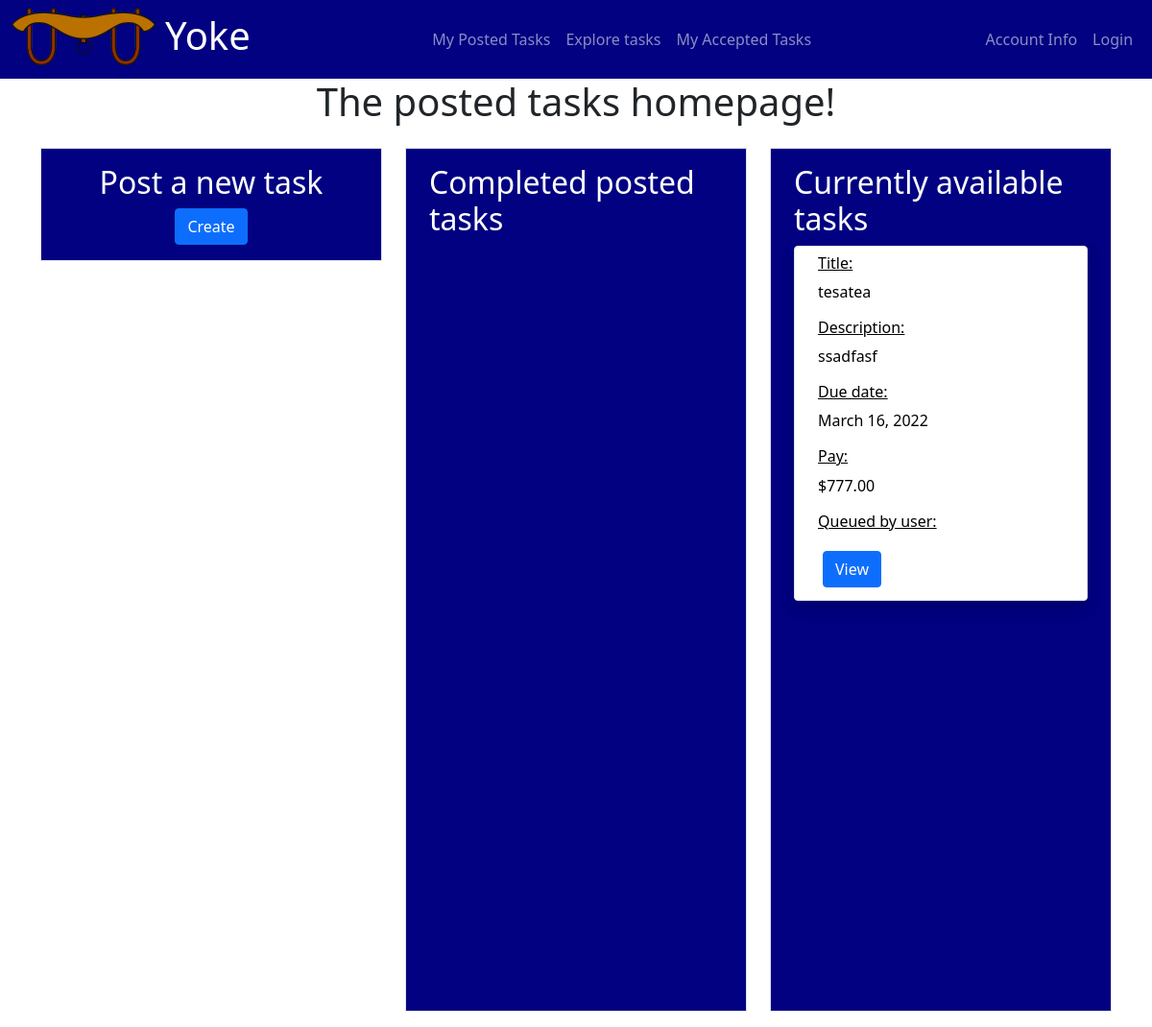
The page /home/posted/ (signed in) on the database as committed earlier.
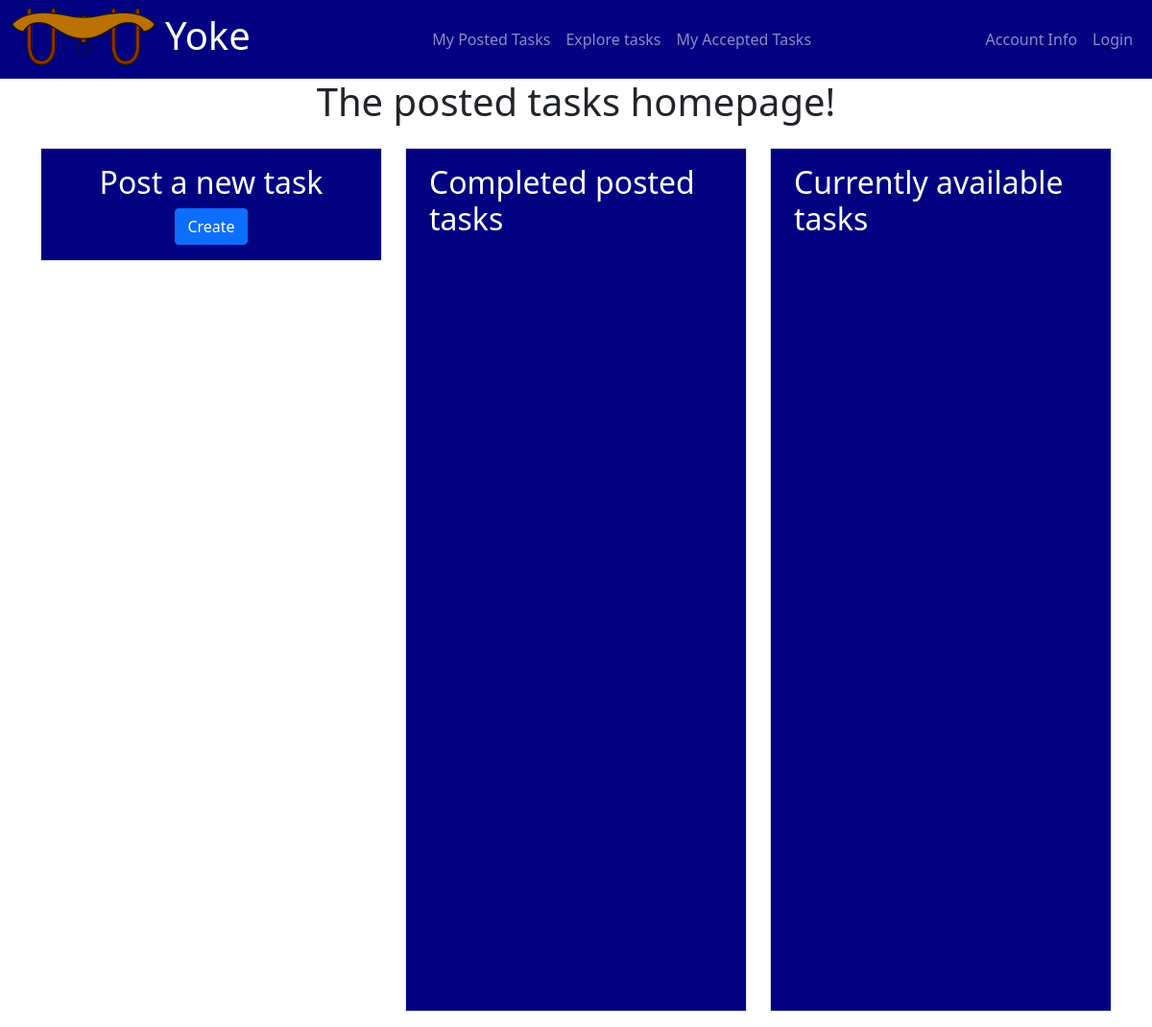
The same page on the database as committed later.
### yokeProject/yokeApp/models.py (models this page shows)
class Task(models.Model):
    task_id = models.UUIDField(primary_key=True, default=uuid.uuid4, editable=False)
    created_by_user_id = models.IntegerField(null=True, blank=False)
    created_by_username = models.CharField(max_length=300)
    deleted_by_user_id = models.IntegerField(blank=True, null=True)
    queued_by_user_id = models.IntegerField(blank=True, null=True)
    queued_by_username = models.CharField(max_length=300)
    completed_by_user_id = models.IntegerField(blank=True, null=True)
    task_title = models.CharField(max_length=64, default="default task title")
    task_description = models.CharField(max_length=300)
    task_address = models.CharField(max_length=300, null=True)
    task_phone = models.CharField(max_length=20, null=True)
    task_email = models.CharField(max_length=60, null=True, blank=True)
    task_creation_time = models.DateTimeField(default=datetime.now, blank=True)
    task_deletion_time = models.DateTimeField(blank=True, null=True)
    task_cost = models.DecimalField(default=0, decimal_places=2, max_digits=30)
    task_progress = models.IntegerField(default=0)
    task_due_date = models.DateField()
    estimated_difficulty = models.IntegerField(default=0)

### yokeProject/yokeApp/views.py (the view)
# urls.py: path('', HomePage.as_view()),
class HomePage(View):
    def get(self, request, home_type=None, *args, **kwargs):
        posted = False
        accepted = False
        default = False
        if home_type == "posted":
            posted = True
        elif home_type == "accepted":
            accepted = True
        else:
            default = True
        incomplete_user_posted_tasks = Task.objects.filter(created_by_user_id=request.user.id, completed_by_user_id=None)
        completed_user_posted_tasks = Task.objects.filter(created_by_user_id=request.user.id, task_progress=1)
        user_accepted_tasks = Task.objects.filter(queued_by_user_id=request.user.id)
        user_completed_tasks = Task.objects.filter(completed_by_user_id=request.user.id)
        return render(request, 'yokeapp/home.html', {"incomplete_user_posted_tasks": incomplete_user_posted_tasks,
                                                     "completed_user_posted_tasks": completed_user_posted_tasks,
                                                     "posted": posted,
                                                     "accepted": accepted,
                                                     "default": default,
                                                     "user_accepted_tasks": user_accepted_tasks,
                                                     "user_completed_tasks": user_completed_tasks})

### yokeProject/yokeApp/templates/yokeapp/home.html (shortened to what this page needs)
<!doctype html>
{% load static %}
<html lang="en">
  <head>
    <link href="https://cdn.jsdelivr.net/npm/bootstrap@5.1.3/dist/css/bootstrap.min.css" rel="stylesheet">
  </head>
  <body>
    <nav class="navbar navbar-expand-lg navbar-dark" style="background-color: rgb(1, 1, 129);">
        <div class="container-fluid">
            <div class="d-flex justify-content-center flex-row">
                 <a href="/" class=""><img src="{% static "yoke-transparent.png" %}" alt="My image" style="width: 150px;height: 60px"></a>
                 <a href="/" class="navbar-brand" style="padding-left: 10px"><h1>Yoke</h1></a>
            </div>
            <div class="collapse navbar-collapse" id="navbarCollapse">
                <div class="navbar-nav ms-auto">
                    <a href="/home/posted/" class="nav-item nav-link">My Posted Tasks</a>
                    <a href="/explore_tasks" class="nav-item nav-link">Explore tasks</a>
                    <a href="/home/accepted/" class="nav-item nav-link">My Accepted Tasks</a>
                </div>
            </div>
            <div class="collapse navbar-collapse" id="navbarCollapse">
                <div class="navbar-nav ms-auto">
                    <a href="/account_info" class="nav-item nav-link">Account Info</a>
                    <a href="/accounts/login" class="nav-item nav-link">Login</a>
                </div>
            </div>
        </div>
    </nav>
    {% if posted == True %}
    <div class="d-flex justify-content-center flex-row">
        <h1>The posted tasks homepage!</h1>
    </div>
    <div class="container-lg">
        <div class="row">
            <div id="post_task1" class="col-xl-4">
                <div class="container text-white border py-3 my-3" style="background-color:  rgb(1, 1, 129);">
                    <div class="d-flex align-items-center flex-column">
                        <h2>Post a new task</h2>
                        <a href="{% url 'CreateTaskPage' %}"><button type="button" class="btn btn-primary">Create</button></a>
                    </div>
                </div>
            </div>
            <div class="col-xl-4">
                <div class="container text-white border py-3 my-3 overflow-auto" style="background-color:  rgb(1, 1, 129);height: 900px;">
                    <h2>Completed posted tasks</h2>
                </div>
            </div>
            <div class="col-xl-4">
                <div class="container text-white border py-3 my-3 overflow-auto" style="background-color:  rgb(1, 1, 129);height: 900px;">
                    <h2>Currently available tasks</h2>
                    {% for task in incomplete_user_posted_tasks %}
                    <div class="card bg-white rounded shadow text-black border py-2 my-2" style="background-color:  rgb(255, 255, 255);">
                        <div class="container">
                            <div class="row">
                                <div class="col">
                                    <h6 style="text-decoration: underline;">Title: </h6>
                                    <p>{{ task.task_title }}</p>
                                    <h6 style="text-decoration: underline;">Description: </h6>
                                    <p>{{ task.task_description }}</p>
                                     <h6 style="text-decoration: underline;">Due date: </h6>
                                    <p>{{ task.task_due_date }}</p>
                                    <h6 style="text-decoration: underline;">Pay: </h6>
                                    <p>${{ task.task_cost }}</p>
                                    {% if task.queued_by_username != None %}
                                    <h6 style="text-decoration: underline;">Queued by user: </h6>
                                    {% endif %}
                                    <div style="padding: 5px">
                                        <button type="button" class="btn btn-primary" style="align-items: left;">View</button>
                                    </div>
                                </div>
                            </div>
                        </div>
                    </div>
                    {% endfor %}
                </div>
            </div>
        </div>
    </div>
    {% endif %}
  </body>
</html>

Rows that differ between the two databases and show on the page:
removed Task: task_title "tesatea", task_description "ssadfasf", task_due_date "March 16, 2022", task_cost "777.00"
